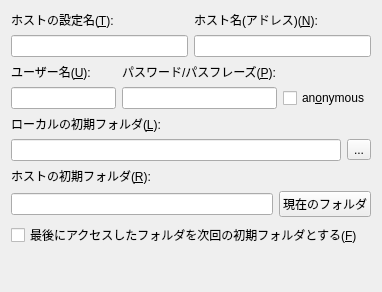
<?xml version="1.0" encoding="UTF-8"?>
<ui version="4.0">
 <class>HostSettingGeneralForm</class>
 <widget class="QWidget" name="HostSettingGeneralForm">
  <property name="geometry">
   <rect>
    <x>0</x>
    <y>0</y>
    <width>382</width>
    <height>292</height>
   </rect>
  </property>
  <layout class="QVBoxLayout" name="verticalLayout">
   <item>
    <layout class="QGridLayout" name="gridLayout_1">
     <item row="0" column="0">
      <widget class="QLabel" name="label_1">
       <property name="sizePolicy">
        <sizepolicy hsizetype="Minimum" vsizetype="Preferred">
         <horstretch>0</horstretch>
         <verstretch>0</verstretch>
        </sizepolicy>
       </property>
       <property name="text">
        <string>ホストの設定名(&amp;T):</string>
       </property>
       <property name="buddy">
        <cstring>lineEdit_SettingName</cstring>
       </property>
      </widget>
     </item>
     <item row="1" column="0">
      <widget class="QLineEdit" name="lineEdit_SettingName"/>
     </item>
     <item row="1" column="1">
      <widget class="QLineEdit" name="lineEdit_HostAddr"/>
     </item>
     <item row="0" column="1">
      <widget class="QLabel" name="label_2">
       <property name="sizePolicy">
        <sizepolicy hsizetype="Minimum" vsizetype="Maximum">
         <horstretch>0</horstretch>
         <verstretch>0</verstretch>
        </sizepolicy>
       </property>
       <property name="text">
        <string>ホスト名(アドレス)(&amp;N):</string>
       </property>
       <property name="buddy">
        <cstring>lineEdit_HostAddr</cstring>
       </property>
      </widget>
     </item>
    </layout>
   </item>
   <item>
    <layout class="QGridLayout" name="gridLayout_2">
     <item row="0" column="1">
      <widget class="QLabel" name="label_4">
       <property name="text">
        <string>パスワード/パスフレーズ(&amp;P):</string>
       </property>
       <property name="buddy">
        <cstring>lineEdit_Password</cstring>
       </property>
      </widget>
     </item>
     <item row="1" column="1">
      <widget class="QLineEdit" name="lineEdit_Password">
       <property name="echoMode">
        <enum>QLineEdit::EchoMode::Password</enum>
       </property>
      </widget>
     </item>
     <item row="0" column="0">
      <widget class="QLabel" name="label_3">
       <property name="sizePolicy">
        <sizepolicy hsizetype="Minimum" vsizetype="Maximum">
         <horstretch>0</horstretch>
         <verstretch>0</verstretch>
        </sizepolicy>
       </property>
       <property name="text">
        <string>ユーザー名(&amp;U):</string>
       </property>
       <property name="buddy">
        <cstring>lineEdit_Username</cstring>
       </property>
      </widget>
     </item>
     <item row="1" column="0">
      <widget class="QLineEdit" name="lineEdit_Username"/>
     </item>
     <item row="1" column="2">
      <widget class="QCheckBox" name="checkBox_Anonymous">
       <property name="sizePolicy">
        <sizepolicy hsizetype="Minimum" vsizetype="Maximum">
         <horstretch>0</horstretch>
         <verstretch>0</verstretch>
        </sizepolicy>
       </property>
       <property name="text">
        <string>an&amp;onymous</string>
       </property>
      </widget>
     </item>
    </layout>
   </item>
   <item>
    <layout class="QGridLayout" name="gridLayout_3">
     <item row="0" column="0">
      <widget class="QLabel" name="label_5">
       <property name="sizePolicy">
        <sizepolicy hsizetype="Minimum" vsizetype="Maximum">
         <horstretch>0</horstretch>
         <verstretch>0</verstretch>
        </sizepolicy>
       </property>
       <property name="text">
        <string>ローカルの初期フォルダ(&amp;L):</string>
       </property>
       <property name="buddy">
        <cstring>lineEdit_LocalDir</cstring>
       </property>
      </widget>
     </item>
     <item row="1" column="0">
      <widget class="QLineEdit" name="lineEdit_LocalDir"/>
     </item>
     <item row="1" column="1">
      <widget class="QToolButton" name="toolButton_SelectLocalDir">
       <property name="text">
        <string>...</string>
       </property>
      </widget>
     </item>
    </layout>
   </item>
   <item>
    <layout class="QGridLayout" name="gridLayout_4">
     <item row="1" column="0">
      <widget class="QLineEdit" name="lineEdit_RemoteDir"/>
     </item>
     <item row="0" column="0">
      <widget class="QLabel" name="label_6">
       <property name="sizePolicy">
        <sizepolicy hsizetype="Minimum" vsizetype="Maximum">
         <horstretch>0</horstretch>
         <verstretch>0</verstretch>
        </sizepolicy>
       </property>
       <property name="text">
        <string>ホストの初期フォルダ(&amp;R):</string>
       </property>
       <property name="buddy">
        <cstring>lineEdit_RemoteDir</cstring>
       </property>
      </widget>
     </item>
     <item row="1" column="1">
      <widget class="QPushButton" name="pushButton_NowDir">
       <property name="text">
        <string>現在のフォルダ</string>
       </property>
      </widget>
     </item>
    </layout>
   </item>
   <item>
    <widget class="QCheckBox" name="checkBox_LastDir">
     <property name="text">
      <string>最後にアクセスしたフォルダを次回の初期フォルダとする(&amp;F)</string>
     </property>
    </widget>
   </item>
   <item>
    <spacer name="verticalSpacer">
     <property name="orientation">
      <enum>Qt::Orientation::Vertical</enum>
     </property>
     <property name="sizeHint" stdset="0">
      <size>
       <width>20</width>
       <height>40</height>
      </size>
     </property>
    </spacer>
   </item>
  </layout>
 </widget>
 <tabstops>
  <tabstop>lineEdit_SettingName</tabstop>
  <tabstop>lineEdit_HostAddr</tabstop>
  <tabstop>lineEdit_Username</tabstop>
  <tabstop>lineEdit_Password</tabstop>
  <tabstop>checkBox_Anonymous</tabstop>
  <tabstop>lineEdit_LocalDir</tabstop>
  <tabstop>toolButton_SelectLocalDir</tabstop>
  <tabstop>lineEdit_RemoteDir</tabstop>
  <tabstop>pushButton_NowDir</tabstop>
  <tabstop>checkBox_LastDir</tabstop>
 </tabstops>
 <resources/>
 <connections>
  <connection>
   <sender>pushButton_NowDir</sender>
   <signal>clicked()</signal>
   <receiver>HostSettingGeneralForm</receiver>
   <slot>onClick_pushButton_NowDir()</slot>
   <hints>
    <hint type="sourcelabel">
     <x>327</x>
     <y>199</y>
    </hint>
    <hint type="destinationlabel">
     <x>188</x>
     <y>146</y>
    </hint>
   </hints>
  </connection>
  <connection>
   <sender>toolButton_SelectLocalDir</sender>
   <signal>clicked()</signal>
   <receiver>HostSettingGeneralForm</receiver>
   <slot>onClick_toolButton_SelectLocalDir()</slot>
   <hints>
    <hint type="sourcelabel">
     <x>356</x>
     <y>144</y>
    </hint>
    <hint type="destinationlabel">
     <x>188</x>
     <y>146</y>
    </hint>
   </hints>
  </connection>
  <connection>
   <sender>checkBox_Anonymous</sender>
   <signal>clicked(bool)</signal>
   <receiver>HostSettingGeneralForm</receiver>
   <slot>onClick_checkBox_Anonymous(bool)</slot>
   <hints>
    <hint type="sourcelabel">
     <x>327</x>
     <y>93</y>
    </hint>
    <hint type="destinationlabel">
     <x>190</x>
     <y>146</y>
    </hint>
   </hints>
  </connection>
 </connections>
 <slots>
  <slot>onClick_toolButton_SelectLocalDir()</slot>
  <slot>onClick_pushButton_NowDir()</slot>
  <slot>onClick_checkBox_Anonymous(bool)</slot>
 </slots>
</ui>
